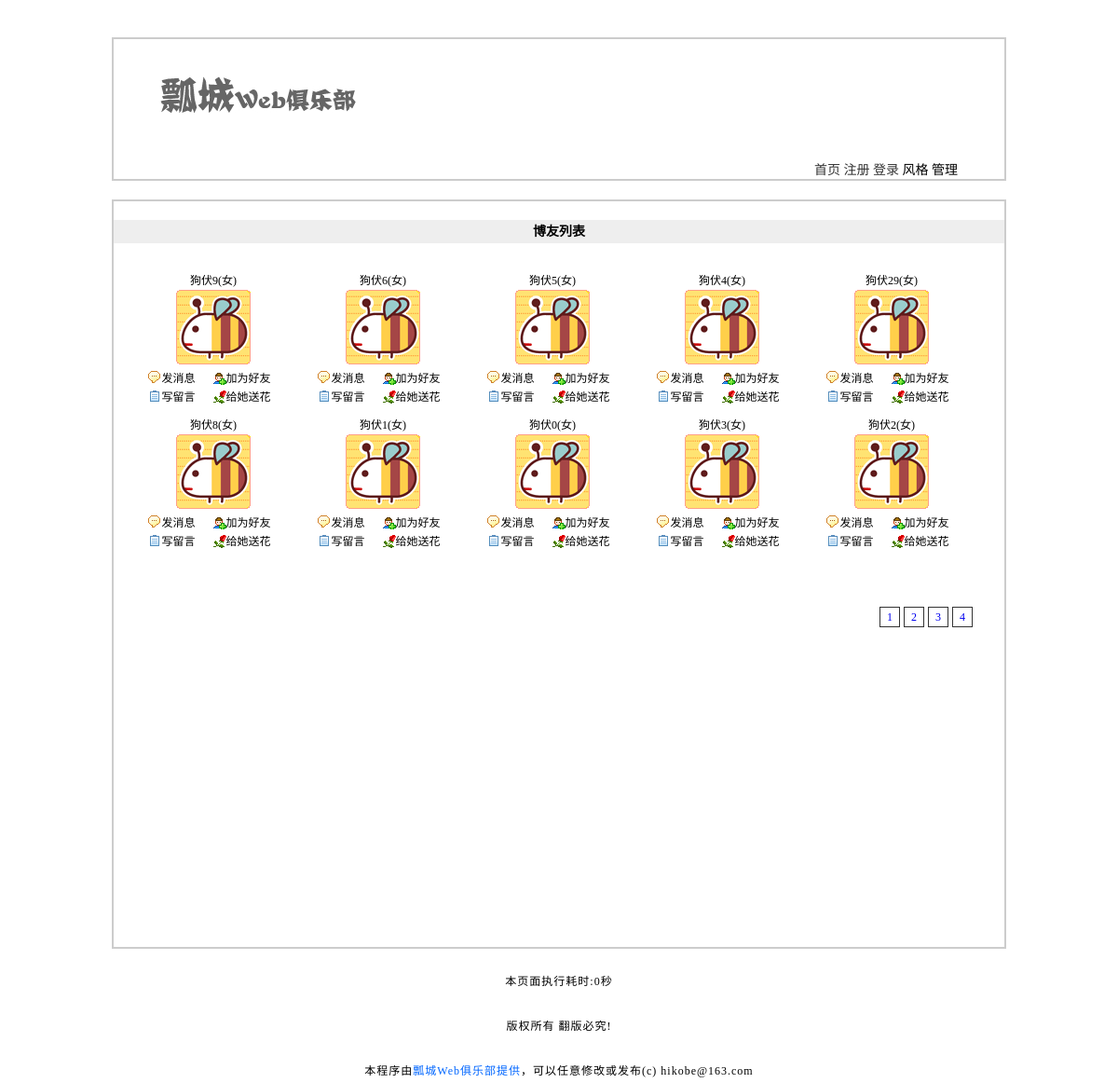
Screenshot of /blog.php with the database file from the repository.
### tables this page shows
CREATE TABLE `tg_user` (
  `tg_id` mediumint(8) unsigned NOT NULL auto_increment COMMENT '\\\\用户id',
  `tg_uniqid` char(40) NOT NULL COMMENT '\\\\用户唯一标识符',
  `tg_username` varchar(20) NOT NULL COMMENT '\\\\用户名',
  `tg_password` char(40) NOT NULL COMMENT '\\\\密码',
  `tg_question` varchar(20) NOT NULL COMMENT '\\\\密码提示',
  `tg_answer` char(40) NOT NULL COMMENT '\\\\密码提示答案',
  `tg_email` varchar(40) default NULL COMMENT '\\\\邮箱',
  `tg_qq` varchar(10) default NULL COMMENT '\\\\QQ',
  `tg_url` varchar(40) default NULL COMMENT '\\\\网址',
  `tg_active` char(40) NOT NULL COMMENT '\\\\激活账户的唯一标识符',
  `tg_sex` char(1) NOT NULL COMMENT '\\\\性别',
  `tg_face` char(12) NOT NULL COMMENT '\\\\头像',
  `tg_reg_time` datetime NOT NULL COMMENT '\\\\注册时间',
  `tg_last_time` datetime NOT NULL COMMENT '\\\\最后登录时间',
  `tg_last_ip` varchar(20) NOT NULL COMMENT '\\\\最后登录ip',
  PRIMARY KEY  (`tg_id`)
);

### includes/mysql.func.php (called while the page is built, shortened)
<?php
function _query($sql){
    if(!$result = mysql_query($sql)){
        exit("sql语句执行错误!");
    }
    return $result;
}
function _fetch_array_list($result) {
    return mysql_fetch_array($result, MYSQL_ASSOC);
}
?>

### includes/global.func.php (called while the page is built, shortened)
<?php
	function _runtime(){
		$time = explode(' ',microtime());
		return $time[1] + $time[0];
	}
?>

### blog.php (the view, shortened to what this page needs)
<!DOCTYPE html PUBLIC "-//W3C//DTD XHTML 1.0 Transitional//EN" "http://www.w3.org/TR/xhtml1/DTD/xhtml1-transitional.dtd">
<html xmlns="http://www.w3.org/1999/xhtml">
<head>
<?php require ROOT_PATH.'includes/title.inc.php';
?>
</head>
<body>
<?php
require ROOT_PATH . "includes/header.inc.php";
$_page_num = 1;
$_page_size = 10;
$_start_index = ($_page_num - 1)*$_page_size;
$_user_count = mysql_num_rows(_query("SELECT tg_id FROM tg_user WHERE tg_active=''"));
$_page_count = ceil($_user_count / $_page_size);
$_sql = "SELECT tg_id,tg_username,tg_face,tg_sex FROM tg_user WHERE tg_active = '' ORDER BY tg_reg_time DESC LIMIT ".$_start_index.",".$_page_size;
$_result = _query($_sql);
?>
<div id='blog'>
<h2>博友列表</h2>
<?php
    while (!!$_row =_fetch_array_list($_result)) {
        $_user = array();
        $_user['id'] = $_row['tg_id'];
        $_user['username'] = $_row['tg_username'];
        $_user['face'] = $_row['tg_face'];
        $_user['sex'] = $_row['tg_sex'];
?>
<dl>
<dd class='user'><?php echo $_user['username'].'('.$_user['sex'].')'?></dd>
<dt><img src="<?php echo $_user['face']?>"/></dt>
<dd class='message'>发消息</dd>
<dd class='friend'>加为好友</dd>
<dd class='guest'>写留言</dd>
<dd class='flower'>给<?php echo $_user['sex']=='男'?'他':'她'?>送花</dd>
</dl>
<?php
   }
?>
<div id='page_num'>
<ul>
<?php
    for ($_i = 1; $_i <= $_page_count; $_i ++){
        echo '<li><a href="blog.php?page='.$_i.'">'.$_i.'</a></li>';
    }
?>
</ul>
</div>
</div>
<?php
require ROOT_PATH . "includes/footer.inc.php";
?>
</body>
</html>

### includes/title.inc.php (shortened to what this page needs)
<link rel="stylesheet" type="text/css" href="style/1/basic.css" />
<link rel="stylesheet" type="text/css" href="style/1/<?php echo SCRIPT?>.css" />

### includes/header.inc.php (shortened to what this page needs)
<div id="header">
	<h1>
		<a href="index.php">瓢城web俱乐部多用户留言系统</a>
	</h1>
	<ul>
		<li><a href="index.php">首页</a></li>
		<?php
		  if(isset($_COOKIE['username'])){
		      echo '<li>'.$_COOKIE['username'].'·个人中心</li>';
		  } else {
		      echo '<li><a href="register.php">注册</a></li>';
		      echo '<li><a href="login.php">登录</a></li>';
		  }
		?>
		<li>风格</li>
		<li>管理</li>
	</ul>
</div>

### includes/footer.inc.php (shortened to what this page needs)
<div id="footer">
	<p>本页面执行耗时:<?php echo round(_runtime() - START_TIME, 4)?>秒</p>
	<p>版权所有 翻版必究!</p>
	<p>
		本程序由<span>瓢城Web俱乐部提供</span>，可以任意修改或发布(c) hikobe@163.com
	</p>
</div>

### style/1/basic.css (style rules this page uses)
* { margin: 20px 0;; padding: 0px; }
body { width: 960px; margin: 0 auto; backgroud: #fff; font-size: 14px; }
ul { list-style-type: none; }
h2 { height:25px; font-size: 14px; background: #eee; line-height: 25px; text-indent: 10px; }
#header { width: auto; height: 150px; border: 2px solid #ccc; }
#header h1 { width: 210px; height: 39px; font-size: 12px; background: url("../../image/logo1.jpg") no-repeat; margin: 40px 0 0 50px; }
#header h1 a { width: 210px; height: 39px; display: block; text-indent: -9999px; }
#header ul { text-align: right; padding: 30px 50px 0 0; }
#header ul li { display: inline; }
#header ul li a { text-decoration:none; color:#333; }
#page_num { height:20px; clear:both; padding: 0px; position:relative; }
#page_num ul { position:absolute; right:30px; height:20px; }
#page_num ul li { float:left; width:26px; height:20px; }
#page_num ul li a { display:block; width:20px; height:20px; line-height:20px; border:1px solid #333; text-align:center; text-decoration:none; }
#footer { clear: both; width: auto; height: 60px; text-align: center; margin: 10px 0; }
#footer p { font-size: 12px; padding: 5px 0; letter-spacing: 1px }
#footer p span { color: #06f; }

### style/1/blog.css (style rules this page uses)
#blog { width: auto; height: 800px; border: 2px solid #ccc; font-size:12px; }
#blog h2 { text-indent: 0px; text-align: center; }
#blog dl { width: 150px; margin: 10px 0 0 32px; float:left; }
#blog dl dt { text-align: center; width:150px; margin:0 0 5px 0; }
#blog dl dt img { margin: 0 auto; display: block; }
#blog dl dd { text-align:center; height: 20px; line-height: 20px; width:75px; margin:0px; float: left; }
#blog dl dd.user { float: none; width: 150px; }
#blog dl dd.message { background: url(../../image/x1.gif) no-repeat 5px 35% }
#blog dl dd.friend { background: url(../../image/x2.gif) no-repeat left center; }
#blog dl dd.guest { background: url(../../image/x3.gif) no-repeat 5px 35% }
#blog dl dd.flower { background: url(../../image/x4.gif) no-repeat left center; }

### rows the page displays
tg_user: tg_username "狗伏9", tg_sex "女", tg_face (picture), shows "她"
tg_user: tg_username "狗伏6", tg_sex "女", tg_face (picture), shows "她"
tg_user: tg_username "狗伏5", tg_sex "女", tg_face (picture), shows "她"
tg_user: tg_username "狗伏4", tg_sex "女", tg_face (picture), shows "她"
tg_user: tg_username "狗伏29", tg_sex "女", tg_face (picture), shows "她"
tg_user: tg_username "狗伏8", tg_sex "女", tg_face (picture), shows "她"
tg_user: tg_username "狗伏1", tg_sex "女", tg_face (picture), shows "她"
tg_user: tg_username "狗伏0", tg_sex "女", tg_face (picture), shows "她"
tg_user: tg_username "狗伏3", tg_sex "女", tg_face (picture), shows "她"
tg_user: tg_username "狗伏2", tg_sex "女", tg_face (picture), shows "她"

### other values shown
_runtime() - START_TIME "0"
